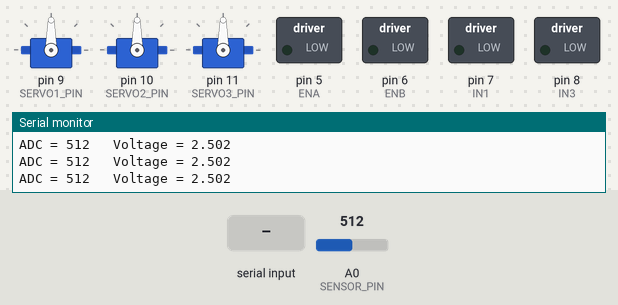
Bench run of a sketch on a simulated Arduino Uno, built with avr-gcc and run on an emulated ATmega328P. On the bench: 3 × servo, switched loads named in the sketch (green lamp = pin HIGH), the last lines printed to the serial monitor. The test bench sets the inputs (shaded band); at power-on: A0 (SENSOR_PIN) = 512.

Above: at 1.2 s.
1.3 s: "q\n" received over Serial
At 4.0 s:
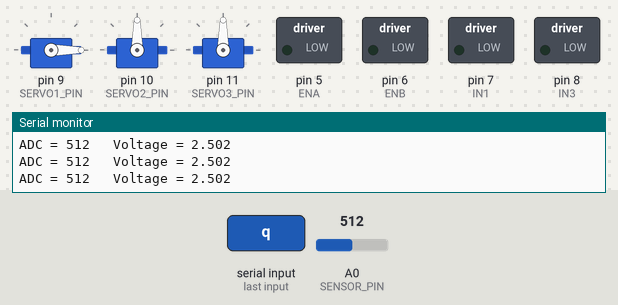
4.3 s: "v\n" received over Serial
At 5.5 s:
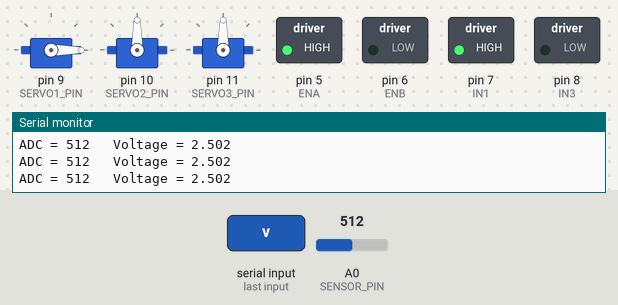
5.8 s: "e\n" received over Serial
At 6.56 s:
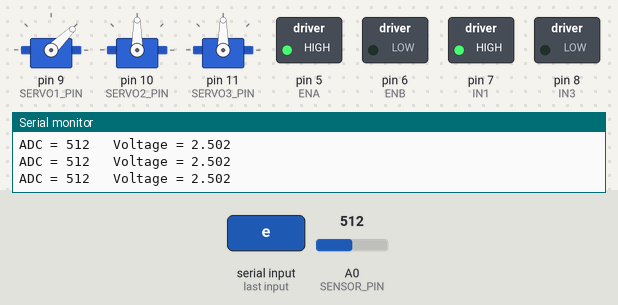
8.8 s: "a\n" received over Serial
At 11.4 s:
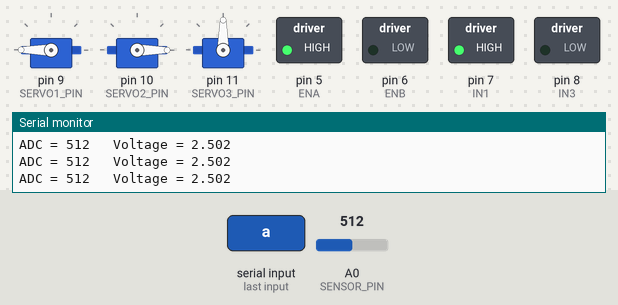
11.8 s: "w\n" received over Serial
At 13.4 s:
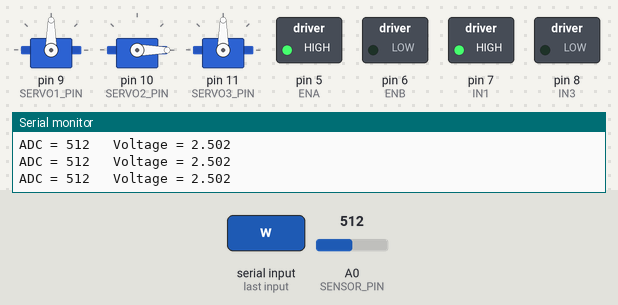
14.3 s: "d\n" received over Serial
At 18.1 s:
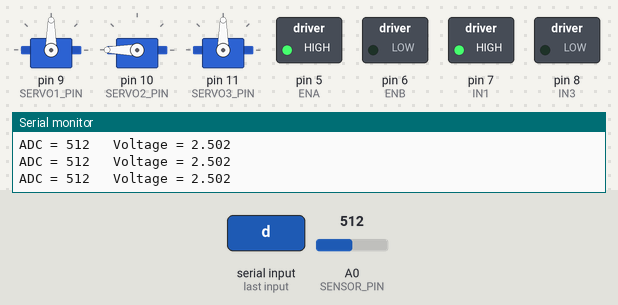
Timing chart, 0 to 18.3 s (numbered marks = the images above; inputs shaded):
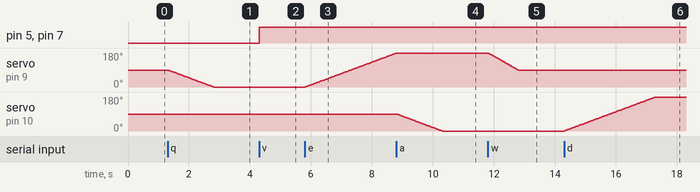

The sketch:

spider_leg_keyboard_control.ino
```cpp
/*
  Robotic Leg - 3 Joint Servo Control + Sensor Reading (Serial Monitor)
  Elegoo UNO R3 + L298N Motor Driver
*/

#include <Servo.h>

// ---------- Pin Definitions ----------
const int SERVO1_PIN = 9;
const int SERVO2_PIN = 10;
const int SERVO3_PIN = 11;

// L298N Channel A - vacuum pump motor
const int ENA = 5;
const int IN1 = 7;

// L298N Channel B - solenoid valve
const int ENB = 6;
const int IN3 = 8;

const int PUMP_SPEED = 255;

// Sensor Pin
const int SENSOR_PIN = A0;

// ---------- Motion & Timing Parameters ----------
const int ANGLE_MIN = -90;
const int ANGLE_MAX = 90;
const int CENTER_OFFSET = 90;

const float MANUAL_SPEED = 60.0;
const float HOME_SPEED   = 90.0;

const unsigned long UPDATE_INTERVAL_MS = 15;
const unsigned long SENSOR_INTERVAL_MS = 200;

// ---------- Servo objects ----------
Servo servo1, servo2, servo3;

// ---------- Per-joint runtime state ----------
struct Joint {
  Servo* servo;
  float angle;
  bool moveLeft;
  bool moveRight;
  bool homing;
};

Joint joints[3];
unsigned long lastUpdate = 0;
unsigned long lastSensorUpdate = 0;

// ---------- Vacuum State ----------
bool vacuumActive = false;
bool vacuumReleasing = false;
unsigned long vacuumReleaseTime = 0;

void setup() {
  Serial.begin(115200);

  servo1.attach(SERVO1_PIN);
  servo2.attach(SERVO2_PIN);
  servo3.attach(SERVO3_PIN);

  // Initialize L298N pins
  pinMode(ENA, OUTPUT);
  pinMode(IN1, OUTPUT);
  pinMode(ENB, OUTPUT);
  pinMode(IN3, OUTPUT);

  joints[0] = { &servo1, 0, false, false, false };
  joints[1] = { &servo2, 0, false, false, false };
  joints[2] = { &servo3, 0, false, false, false };

  for (int i = 0; i < 3; i++) {
    writeJointAngle(i);
  }

  // Ensure pump and valve are off at startup
  digitalWrite(IN1, LOW); analogWrite(ENA, 0);
  digitalWrite(IN3, LOW); analogWrite(ENB, 0);

  Serial.println(F("Ready."));
}

void loop() {
  handleSerial();

  unsigned long now = millis();

  // -- Servo Control Loop --
  if (now - lastUpdate >= UPDATE_INTERVAL_MS) {
    float dt = (now - lastUpdate) / 1000.0;
    lastUpdate = now;
    for (int i = 0; i < 3; i++) {
      updateJoint(i, dt);
    }
  }

  // -- Vacuum Solenoid Timeout (0.5 sec release) --
  if (vacuumReleasing && (now - vacuumReleaseTime >= 500)) {
    // Turn off solenoid valve to save power/prevent overheat
    digitalWrite(IN3, LOW);
    analogWrite(ENB, 0);
    vacuumReleasing = false;
    Serial.println(F("Valve closed after 0.5s release."));
  }

  // -- Sensor Read Loop --
  if (now - lastSensorUpdate >= SENSOR_INTERVAL_MS) {
    lastSensorUpdate = now;
    int adc = analogRead(SENSOR_PIN);
    float voltage = adc * 5.0 / 1023.0;
    Serial.print("ADC = ");
    Serial.print(adc);
    Serial.print("   Voltage = ");
    Serial.println(voltage, 3);
  }
}

void handleSerial() {
  while (Serial.available() > 0) {
    char c = Serial.read();
    if (c == '\n' || c == '\r' || c == ' ') continue;
    applyKey(c);
  }
}

void applyKey(char key) {
  switch (key) {
    case 'q': toggleLeft(0);  break;
    case 'e': toggleRight(0); break;
    case 'w': goHome(0);      break;

    case 'a': toggleLeft(1);  break;
    case 'd': toggleRight(1); break;
    case 's': goHome(1);      break;

    case 'z': toggleLeft(2);  break;
    case 'c': toggleRight(2); break;
    case 'x': goHome(2);      break;

    case 'v': case 'V': setVacuum(true);  Serial.println(F("Vacuum ON (gripping).")); break;
    case 'b': case 'B': setVacuum(false); Serial.println(F("Vacuum OFF (releasing...).")); break;

    case '?': printStatus(); break;

    default: break;
  }
}

void toggleLeft(int i) {
  Joint &j = joints[i];
  j.homing = false;
  j.moveRight = false;
  j.moveLeft = !j.moveLeft;
}

void toggleRight(int i) {
  Joint &j = joints[i];
  j.homing = false;
  j.moveLeft = false;
  j.moveRight = !j.moveRight;
}

void goHome(int i) {
  Joint &j = joints[i];
  j.moveLeft = false;
  j.moveRight = false;
  j.homing = true;
}

void updateJoint(int i, float dt) {
  Joint &j = joints[i];
  bool changed = false;

  if (j.homing) {
    float step = HOME_SPEED * dt;
    if (fabs(j.angle) <= step) {
      j.angle = 0;
      j.homing = false;
    } else {
      j.angle += (j.angle > 0) ? -step : step;
    }
    changed = true;
  } else if (j.moveLeft) {
    j.angle -= MANUAL_SPEED * dt;
    changed = true;
  } else if (j.moveRight) {
    j.angle += MANUAL_SPEED * dt;
    changed = true;
  }

  if (changed) {
    float clamped = constrain(j.angle, ANGLE_MIN, ANGLE_MAX);
    if (clamped != j.angle) {
      j.angle = clamped;
      j.moveLeft = false;
      j.moveRight = false;
    }
    writeJointAngle(i);
  }
}

void setVacuum(bool on) {
  vacuumActive = on;
  if (on) {
    vacuumReleasing = false;
    // Pump ON, Valve CLOSED (gripping)
    digitalWrite(IN1, HIGH);
    analogWrite(ENA, PUMP_SPEED);
    digitalWrite(IN3, LOW);
    analogWrite(ENB, 0);
  } else {
    // Pump OFF, Valve OPEN (releasing)
    digitalWrite(IN1, LOW);
    analogWrite(ENA, 0);
    digitalWrite(IN3, HIGH);
    analogWrite(ENB, PUMP_SPEED);

    // Start the 0.5s timeout timer
    vacuumReleasing = true;
    vacuumReleaseTime = millis();
  }
}

void writeJointAngle(int i) {
  int pulse = (int)round(joints[i].angle) + CENTER_OFFSET;
  joints[i].servo->write(pulse);
}

void printStatus() {
  for (int i = 0; i < 3; i++) {
    Serial.print(F("Joint")); Serial.print(i + 1);
    Serial.print(F(": angle="));
    Serial.print(joints[i].angle);
    Serial.print(F(" moveLeft="));
    Serial.print(joints[i].moveLeft);
    Serial.print(F(" moveRight="));
    Serial.print(joints[i].moveRight);
    Serial.print(F(" homing="));
    Serial.println(joints[i].homing);
  }
  Serial.print(F("Vacuum: "));
  Serial.println(vacuumActive ? F("ON") : F("OFF"));
}
```

Measured:
- after the input at 1.3 s, servo on pin 9 (SERVO1_PIN): moves from 90° to 0° over 1.5 s, starting at once
- after the input at 4.3 s, pin 5 (ENA), pin 7 (IN1): LOW → HIGH at once
- after the input at 5.8 s, servo on pin 9 (SERVO1_PIN): moves from 0° to 180° over 3.0 s, starting at once
- after the input at 8.8 s, servo on pin 10 (SERVO2_PIN): moves from 90° to 0° over 1.5 s, starting at once
- after the input at 11.8 s, servo on pin 9 (SERVO1_PIN): moves from 180° to 90° over 0.99 s, starting at once
- after the input at 14.3 s, servo on pin 10 (SERVO2_PIN): moves from 0° to 180° over 3.0 s, starting at once
